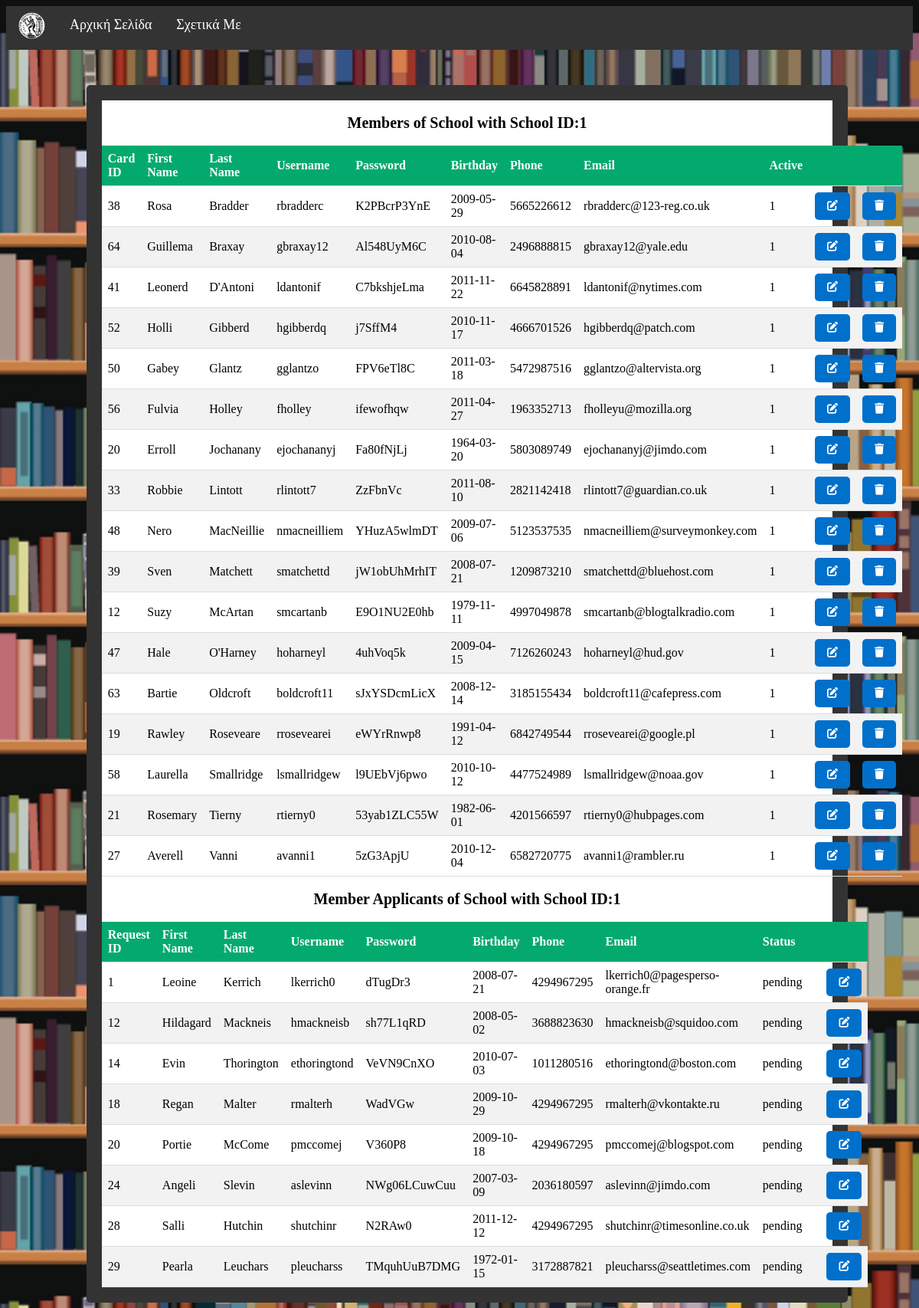
Page /client/admin_members.php (signed in) on the committed database.
### tables this page shows
CREATE TABLE members (
    card_id INT UNSIGNED NOT NULL AUTO_INCREMENT,
    first_name VARCHAR(50) NOT NULL,
    last_name VARCHAR(50) NOT NULL,
    username VARCHAR(255) UNIQUE NOT NULL,
    passcode VARCHAR(50) NOT NULL,
    birthday DATE NOT NULL,
    phone BIGINT UNSIGNED NOT NULL CHECK (1000000000 <= phone AND phone <= 9999999999),
    email VARCHAR(255) NOT NULL CHECK (email LIKE '_%@_%._%'),
    teacher TINYINT NOT NULL CHECK (teacher = 0 OR teacher = 1),
    active TINYINT NOT NULL DEFAULT 1 CHECK (active = 1 OR active = 0),
    school_id INT UNSIGNED NOT NULL,
    last_update TIMESTAMP NOT NULL DEFAULT CURRENT_TIMESTAMP ON UPDATE CURRENT_TIMESTAMP,
    PRIMARY KEY (card_id),
    CONSTRAINT memb_school FOREIGN KEY (school_id) REFERENCES schools (school_id) ON DELETE CASCADE ON UPDATE CASCADE
);

CREATE TABLE membership_applicant (
    request_id INT UNSIGNED NOT NULL AUTO_INCREMENT,
    first_name VARCHAR(50) NOT NULL,
    last_name VARCHAR(50) NOT NULL,
    username VARCHAR(255) UNIQUE NOT NULL,
    passcode VARCHAR(50) NOT NULL,
    birthday DATE NOT NULL,
    phone INT UNSIGNED NOT NULL CHECK (1000000000 <= phone AND phone <= 9999999999),
    email VARCHAR(255) NOT NULL,
    teacher TINYINT NOT NULL CHECK (teacher = 0 OR teacher = 1),
    school_id INT UNSIGNED NOT NULL,
    stat VARCHAR(50) NOT NULL DEFAULT 'pending',
    last_update TIMESTAMP NOT NULL DEFAULT CURRENT_TIMESTAMP ON UPDATE CURRENT_TIMESTAMP,
    PRIMARY KEY (request_id),
    CONSTRAINT memb_appl_school FOREIGN KEY (school_id) REFERENCES schools (school_id) ON DELETE CASCADE ON UPDATE CASCADE,
    CONSTRAINT admin_status CHECK (stat in ('pending', 'approved', 'rejected'))
);

### client/admin_members.php (the view, shortened to what this page needs)
<?php
$conn = OpenCon();
?>
<!DOCTYPE html>
<html>
<head>
    <link rel='stylesheet' href='common.css'>
    <link rel="stylesheet" href="https://cdnjs.cloudflare.com/ajax/libs/font-awesome/6.0.0/css/all.min.css">
</head>
<body>
    <div class="navbar">
        <a class="navbar-brand" href="home.php">
            <div class="logo-image">
                <img src="prometheus.png" class="img-fluid" alt="Βιβλιοθήκη ΕΜΠ" style="width:35px;height:35px;">
            </div>
        </a>
        <a href="home.php">Αρχική Σελίδα</a>
        <a href="about.html">Σχετικά Με</a>
    </div>
    <br />
    <br />
    <div class="main-content2">
    <div class="container">
            <div class="row" id="row">
                <div class="col-md-12">
                    <div class="card" id="card-container">
                        <div class="card-body" id="card">
                            <?php
                            $user_data['school_id'] = $_SESSION['school_id'];
                            $school_id = $user_data['school_id'];
                            echo '<br/>';
                            echo '<span style=" font-weight:bold; font-size: 20px; color: black; text-align:center;">Members of School with School ID:' . $school_id . '</br></span>';
                            echo '<br/>';
                            $query2 = "SELECT card_id, first_name, last_name, username, passcode, birthday, phone, email, active  FROM members
                             where school_id=$school_id
                             ORDER BY last_name, first_name";
                            $result2 = mysqli_query($conn, $query2);
                            if (mysqli_num_rows($result2) == 0) {
                                echo '<h1 style="margin-top: 5rem;">No user found!</h1>';
                            } else {
                                echo '<div class="table-responsive">';
                                echo '<table class="table">';
                                echo '<thead>';
                                echo '<tr>';
                                echo '<th>Card ID</th>';
                                echo '<th>First Name</th>';
                                echo '<th>Last Name</th>';
                                echo '<th>Username</th>';
                                echo '<th>Password</th>';
                                echo '<th>Birthday</th>';
                                echo '<th>Phone</th>';
                                echo '<th>Email</th>';
                                echo '<th>Active</th>';
                                echo '<th></th>';
                                echo '<th></th>';
                                echo '</tr>';
                                echo '</thead>';
                                echo '<tbody>';
                                while ($row = mysqli_fetch_row($result2)) {
                                    echo '<tr>';
                                    echo '<td>' . $row[0] . '</td>';
                                    echo '<td>' . $row[1] . '</td>';
                                    echo '<td>' . $row[2] . '</td>';
                                    echo '<td>' . $row[3] . '</td>';
                                    echo '<td>' . $row[4] . '</td>';
                                    echo '<td>' . $row[5] . '</td>';
                                    echo '<td>' . $row[6] . '</td>';
                                    echo '<td>' . $row[7] . '</td>';
                                    echo '<td>' . $row[8] . '</td>';
                                    echo '<td><a type="button" class="button" href="./makeinactive.php?card_id=' . $row[0] . '">';
                                    echo '<i class="fa fa-edit"></i>';
                                    echo '</td>';
                                    echo '<td><a type="button" class="button" href="./deletemember.php?card_id=' . $row[0] . '">';
                                    echo '<i class="fa fa-trash"></i>';
                                    echo '</td>';
                                    echo '</tr>';
                                }
                                echo '</tbody>';
                                echo '</table>';
                                echo '</div>';
                            }
                            echo '<br/>';
                            echo '<span style=" font-weight:bold; font-size: 20px; color: black; text-align:center;">Member Applicants of School with School ID:' . $school_id . '</br></span>';
                            echo '<br />';
                            $query3 = "SELECT request_id, first_name, last_name, username, passcode, birthday, phone, email, stat FROM membership_applicant
                             where school_id=$school_id
                             ORDER BY request_id";
                            $result3 = mysqli_query($conn, $query3);
                            if (mysqli_num_rows($result3) == 0) {
                                echo '<h1 style="margin-top: 5rem;">No result!</h1>';
                            } else {
                                echo '<div class="table-responsive">';
                                echo '<table class="table">';
                                echo '<thead>';
                                echo '<tr>';
                                echo '<th>Request ID</th>';
                                echo '<th>First Name</th>';
                                echo '<th>Last Name</th>';
                                echo '<th>Username</th>';
                                echo '<th>Password</th>';
                                echo '<th>Birthday</th>';
                                echo '<th>Phone</th>';
                                echo '<th>Email</th>';
                                echo '<th>Status</th>';
                                echo '<th></th>';
                                echo '<th></th>';
                                echo '</tr>';
                                echo '</thead>';
                                echo '<tbody>';
                                while ($row = mysqli_fetch_row($result3)) {
                                    echo '<tr>';
                                    echo '<td>' . $row[0] . '</td>';
                                    echo '<td>' . $row[1] . '</td>';
                                    echo '<td>' . $row[2] . '</td>';
                                    echo '<td>' . $row[3] . '</td>';
                                    echo '<td>' . $row[4] . '</td>';
                                    echo '<td>' . $row[5] . '</td>';
                                    echo '<td>' . $row[6] . '</td>';
                                    echo '<td>' . $row[7] . '</td>';
                                    echo '<td>' . $row[8] . '</td>';
                                    echo '<td>';
                                    echo '<td><a type="button" class="button" href="./updatestatus.php?request_id=' . $row[0] . '">';
                                    echo '<i class="fa fa-edit"></i>';
                                    echo '</td>';
                                    echo '</td>';
                                    echo '</tr>';
                                }
                                echo '</tbody>';
                                echo '</table>';
                                echo '</div>';
                            }
                            ?>
                            </div>
                        </div>
                    </div>
                </div>
            </div>
        </div>
    </body>
    </html>

### client/common.css (style rules this page uses)
* { box-sizing: border-box; }
body { background-image: url(".png"); background-color: none; background-size: 100%; background-attachment: fixed; display: flex; flex-direction: column; min-height: 100vh; background-image: url("books.jpg"); background-color: #cccccc; }
.container { position: relative; background-color: white; text-align: center; color: white; }
.button { background-color: rgb(0, 112, 203); border: none; color: white; padding: 10px 16px; text-align: center; text-decoration: none; font-family: Verdana; display: inline-block; font-size: 14px; border-radius: 5px / 5px; cursor: pointer; }
.logo-image { width: 35px; height: 35px; border-radius: 50%; overflow: hidden; margin-top: -6px; }
.navbar { overflow: hidden; background-color: #333; font-family: Verdana; }
.navbar a { float: left; font-size: 18px; color: white; text-align: center; padding: 14px 16px; text-decoration: none; }
.main-content2 { background-color: #333; background-image: none; max-width: 84%; flex: 1; color: white; margin: 10px; padding: 20px; position:relative; left: 8%; border-radius: 5px / 5px; }
a { color: white; text-decoration: none; }
table { border-collapse: collapse; width: 100%; }
th, td { padding: 8px; text-align: left; border-bottom: 1px solid #ddd; color: #000; font-family: "Verdana"; }
tr:nth-child(even) { background-color: #f2f2f2 }
th { background-color: #04AA6D; color: white; }

### rows in the picture
members: card_id "38", first_name "Rosa", last_name "Bradder", username "rbradderc", passcode "K2PBcrP3YnE", birthday "2009-05-29", phone "5665226612", email "rbradderc@123-reg.co.uk", active "1"
members: card_id "64", first_name "Guillema", last_name "Braxay", username "gbraxay12", passcode "Al548UyM6C", birthday "2010-08-04", phone "2496888815", email "gbraxay12@yale.edu", active "1"
members: card_id "41", first_name "Leonerd", last_name "D'Antoni", username "ldantonif", passcode "C7bkshjeLma", birthday "2011-11-22", phone "6645828891", email "ldantonif@nytimes.com", active "1"
members: card_id "52", first_name "Holli", last_name "Gibberd", username "hgibberdq", passcode "j7SffM4", birthday "2010-11-17", phone "4666701526", email "hgibberdq@patch.com", active "1"
members: card_id "50", first_name "Gabey", last_name "Glantz", username "gglantzo", passcode "FPV6eTl8C", birthday "2011-03-18", phone "5472987516", email "gglantzo@altervista.org", active "1"
members: card_id "56", first_name "Fulvia", last_name "Holley", username "fholley", passcode "ifewofhqw", birthday "2011-04-27", phone "1963352713", email "fholleyu@mozilla.org", active "1"
members: card_id "20", first_name "Erroll", last_name "Jochanany", username "ejochananyj", passcode "Fa80fNjLj", birthday "1964-03-20", phone "5803089749", email "ejochananyj@jimdo.com", active "1"
members: card_id "33", first_name "Robbie", last_name "Lintott", username "rlintott7", passcode "ZzFbnVc", birthday "2011-08-10", phone "2821142418", email "rlintott7@guardian.co.uk", active "1"
members: card_id "48", first_name "Nero", last_name "MacNeillie", username "nmacneilliem", passcode "YHuzA5wlmDT", birthday "2009-07-06", phone "5123537535", email "nmacneilliem@surveymonkey.com", active "1"
members: card_id "39", first_name "Sven", last_name "Matchett", username "smatchettd", passcode "jW1obUhMrhIT", birthday "2008-07-21", phone "1209873210", email "smatchettd@bluehost.com", active "1"
members: card_id "12", first_name "Suzy", last_name "McArtan", username "smcartanb", passcode "E9O1NU2E0hb", birthday "1979-11-11", phone "4997049878", email "smcartanb@blogtalkradio.com", active "1"
members: card_id "47", first_name "Hale", last_name "O'Harney", username "hoharneyl", passcode "4uhVoq5k", birthday "2009-04-15", phone "7126260243", email "hoharneyl@hud.gov", active "1"
members: card_id "63", first_name "Bartie", last_name "Oldcroft", username "boldcroft11", passcode "sJxYSDcmLicX", birthday "2008-12-14", phone "3185155434", email "boldcroft11@cafepress.com", active "1"
members: card_id "19", first_name "Rawley", last_name "Roseveare", username "rrosevearei", passcode "eWYrRnwp8", birthday "1991-04-12", phone "6842749544", email "rrosevearei@google.pl", active "1"
members: card_id "58", first_name "Laurella", last_name "Smallridge", username "lsmallridgew", passcode "l9UEbVj6pwo", birthday "2010-10-12", phone "4477524989", email "lsmallridgew@noaa.gov", active "1"
members: card_id "21", first_name "Rosemary", last_name "Tierny", username "rtierny0", passcode "53yab1ZLC55W", birthday "1982-06-01", phone "4201566597", email "rtierny0@hubpages.com", active "1"
members: card_id "27", first_name "Averell", last_name "Vanni", username "avanni1", passcode "5zG3ApjU", birthday "2010-12-04", phone "6582720775", email "avanni1@rambler.ru", active "1"
membership_applicant: request_id "1", first_name "Leoine", last_name "Kerrich", username "lkerrich0", passcode "dTugDr3", birthday "2008-07-21", phone "4294967295", email "lkerrich0@pagesperso-orange.fr", stat "pending"
membership_applicant: request_id "12", first_name "Hildagard", last_name "Mackneis", username "hmackneisb", passcode "sh77L1qRD", birthday "2008-05-02", phone "3688823630", email "hmackneisb@squidoo.com", stat "pending"
membership_applicant: request_id "14", first_name "Evin", last_name "Thorington", username "ethoringtond", passcode "VeVN9CnXO", birthday "2010-07-03", phone "1011280516", email "ethoringtond@boston.com", stat "pending"
membership_applicant: request_id "18", first_name "Regan", last_name "Malter", username "rmalterh", passcode "WadVGw", birthday "2009-10-29", phone "4294967295", email "rmalterh@vkontakte.ru", stat "pending"
membership_applicant: request_id "20", first_name "Portie", last_name "McCome", username "pmccomej", passcode "V360P8", birthday "2009-10-18", phone "4294967295", email "pmccomej@blogspot.com", stat "pending"
membership_applicant: request_id "24", first_name "Angeli", last_name "Slevin", username "aslevinn", passcode "NWg06LCuwCuu", birthday "2007-03-09", phone "2036180597", email "aslevinn@jimdo.com", stat "pending"
membership_applicant: request_id "28", first_name "Salli", last_name "Hutchin", username "shutchinr", passcode "N2RAw0", birthday "2011-12-12", phone "4294967295", email "shutchinr@timesonline.co.uk", stat "pending"
membership_applicant: request_id "29", first_name "Pearla", last_name "Leuchars", username "pleucharss", passcode "TMquhUuB7DMG", birthday "1972-01-15", phone "3172887821", email "pleucharss@seattletimes.com", stat "pending"

### other values in the picture
$school_id "1"
